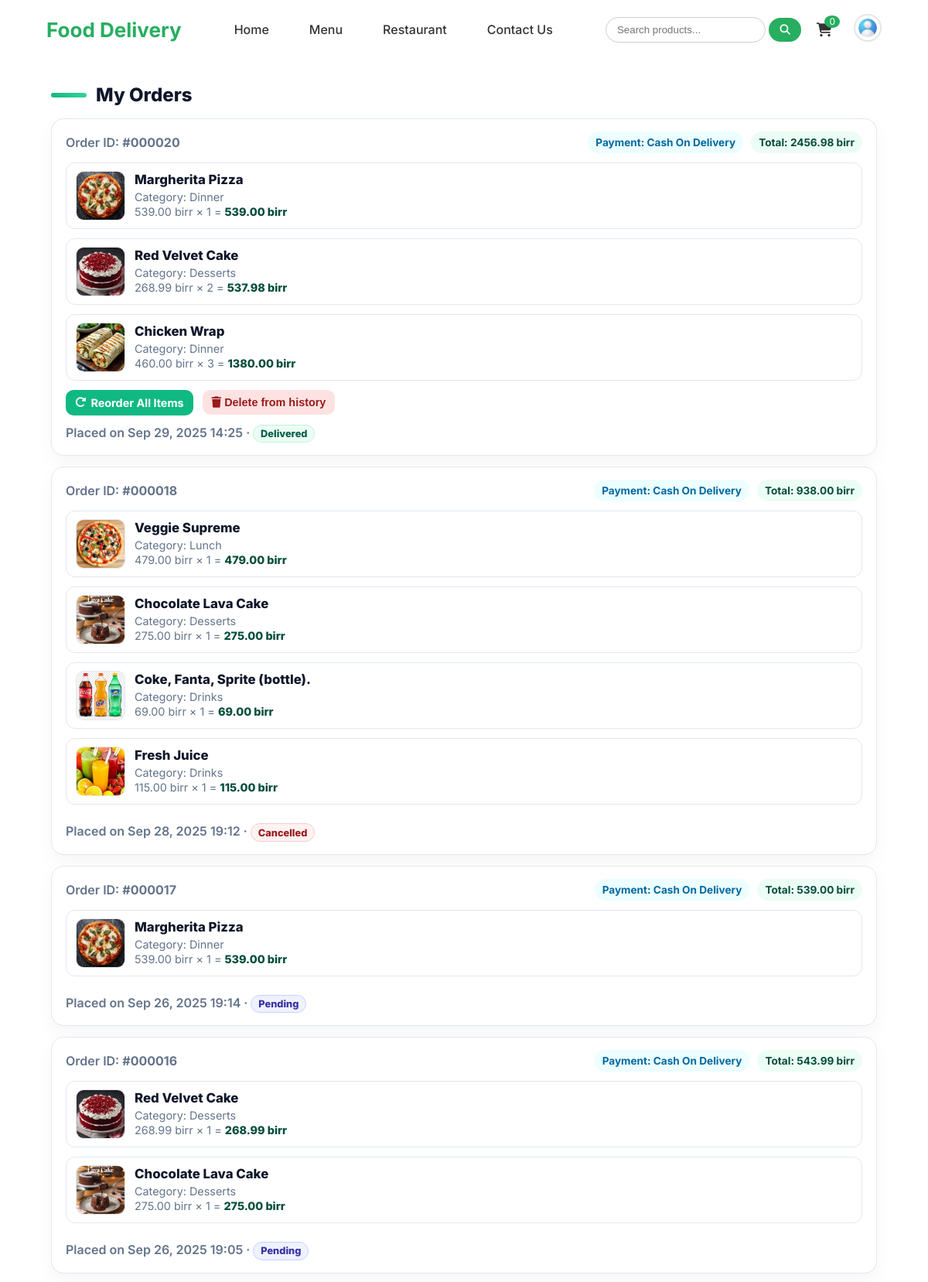
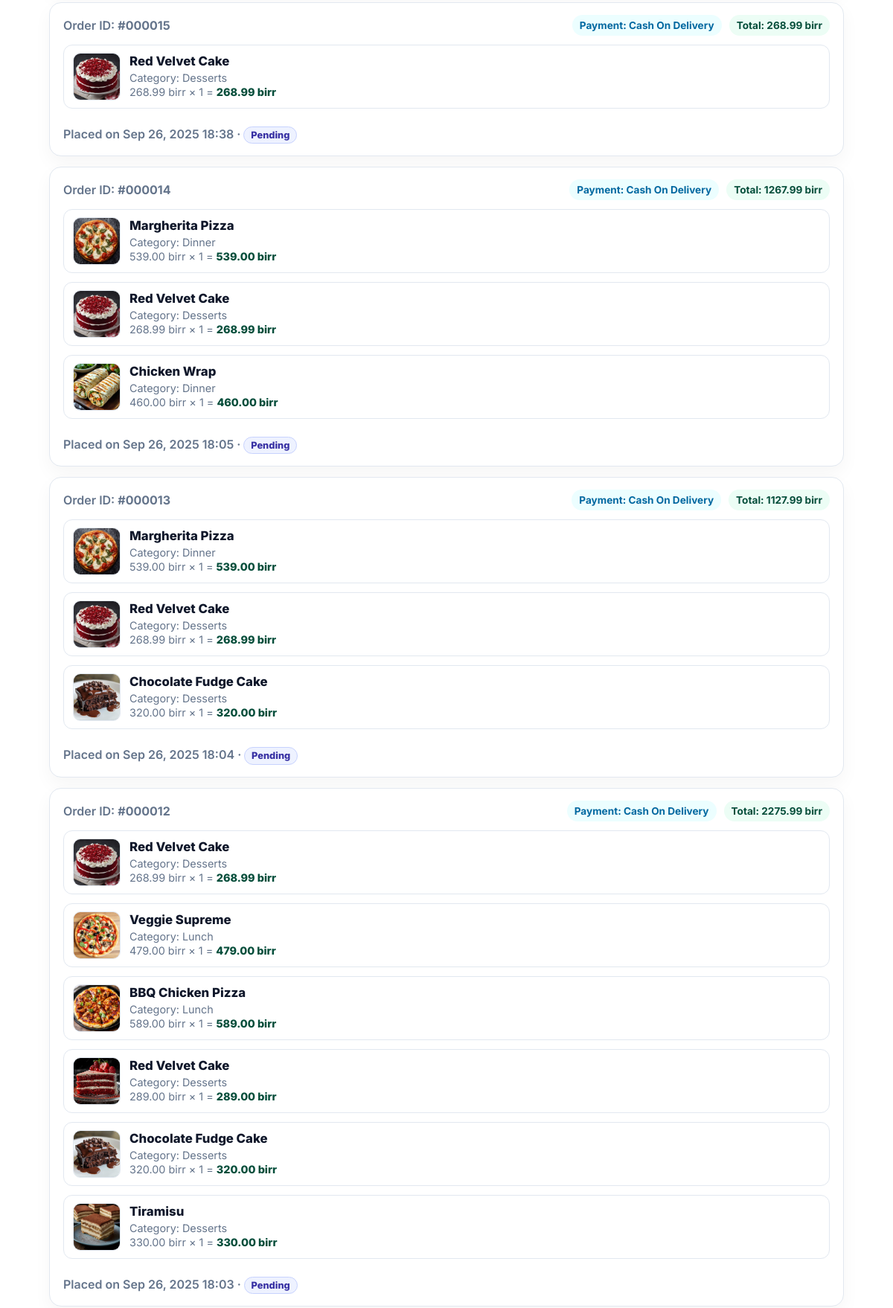
The app's page /my-orders/ (signed in, upper part) with its own data (2 pictures, top to bottom).
### deliveryApp/models.py (models this page shows, shortened)
class Order(models.Model):
    PAYMENT_CHOICES = [
        ("COD", "Cash On Delivery"),
        ("TRANSFER", "Transfer"),
        ("CARD", "Debit Card"),
    ]
    customer = models.ForeignKey(User, on_delete=models.CASCADE, related_name="orders", null=True)
    address = models.CharField(max_length=255)
    payment_method = models.CharField(max_length=20, choices=PAYMENT_CHOICES, default="COD")
    total = models.DecimalField(max_digits=10, decimal_places=2)
    status = models.CharField(max_length=20, choices=ORDER_STATUS_CHOICES, default="pending")
    created_at = models.DateTimeField(auto_now_add=True)
    updated_at = models.DateTimeField(auto_now=True)

class OrderItem(models.Model):
    order = models.ForeignKey(Order, on_delete=models.CASCADE, related_name="items", null=True)
    product = models.ForeignKey(Product, on_delete=models.SET_NULL, null=True, blank=True)
    seller = models.ForeignKey(User, on_delete=models.SET_NULL, null=True, blank=True, related_name="sold_items")
    restaurant = models.ForeignKey(Restaurant, on_delete=models.SET_NULL, null=True, blank=True)
    product_name = models.CharField(max_length=200)
    product_price = models.DecimalField(max_digits=10, decimal_places=2)
    quantity = models.PositiveIntegerField(default=1)
    subtotal = models.DecimalField(max_digits=10, decimal_places=2)
    status = models.CharField(max_length=20, choices=ORDER_STATUS_CHOICES, default="pending")

class Product(models.Model):
    name = models.CharField(max_length=200)
    description = models.TextField(blank=True, null=True)
    category = models.ForeignKey(Category, on_delete=models.SET_NULL, null=True, blank=True)
    restaurant = models.ForeignKey(Restaurant, on_delete=models.CASCADE, null=True, blank=True)
    product_price = models.DecimalField(max_digits=10, decimal_places=2)
    offer_price = models.DecimalField(max_digits=10, decimal_places=2, blank=True, null=True)
    image1 = models.ImageField(upload_to='products/', blank=True, null=True)
    image2 = models.ImageField(upload_to='products/', blank=True, null=True)
    image3 = models.ImageField(upload_to='products/', blank=True, null=True)
    in_stock = models.BooleanField(default=True)
    created_at = models.DateTimeField(auto_now_add=True)
    updated_at = models.DateTimeField(auto_now=True)
    added_by = models.ForeignKey(User, on_delete=models.CASCADE, null=True, blank=True)

class Category(models.Model):
    name = models.CharField(max_length=100, unique=True)
    image = models.ImageField(upload_to='categories/', blank=True, null=True)

### deliveryApp/views.py (the view)
# urls.py: path('my-orders/', my_orders, name="my_orders"),
@login_required(login_url="/login/")
def my_orders(request):
    orders_qs = (
        Order.objects.filter(customer=request.user)
        .prefetch_related("items__product__category")
        .order_by("-created_at")
    )
    orders = []
    for o in orders_qs:
        items = list(o.items.all())
        orders.append({
            "order": o,
            "qty_sum": sum(i.quantity for i in items),
            "first_item": items[0] if items else None,
            "items": items,
            "status_class": o.status,
        })
    return render(request, "my_orders.html", {"orders": orders})

### deliveryApp/templates/my_orders.html (shortened to what this page needs)
{% extends "base.html" %}
{% load static %}
{% block content %}
<div class="orders-wrap">
  <div class="page-header">
    <div class="bar"></div><h1>My Orders</h1>
  </div>
  {% if orders %}
    {% for row in orders %}
      {% with o=row.order fi=row.first_item items_count=o.items.count %}
      <div class="order-card" id="order-{{ o.id }}">
        <div class="order-head">
          <div>Order ID: <strong>#{{ o.id|stringformat:"06d" }}</strong></div>
          <div class="pill">Payment: {{ o.get_payment_method_display }}</div>
          <div class="pill total">Total: {{ o.total }} birr</div>
        </div>
        <div class="items">
          {% for it in row.items %}
            <div class="order-item">
              <div class="thumb" onclick="redirectToProduct('{{ it.product.id }}')">
                {% if it.product and it.product.image1 %}
                  <img src="{{ it.product.image1.url }}" alt="{{ it.product_name }}" loading="lazy">
                {% else %}
                  <img src="{% static 'images/placeholder.png' %}" alt="" loading="lazy">
                {% endif %}
              </div>
              <div class="details">
                <h3 class="title" onclick="redirectToProduct('{{ it.product.id }}')">
                  {{ it.product_name }}
                </h3>
                <p class="muted">
                  Category: {{ it.product.category.name|default:"—" }}
                </p>
                <p class="muted">
                  {{ it.product_price }} birr × {{ it.quantity }}
                  = <strong class="amount">{{ it.subtotal }} birr</strong>
                </p>
              </div>
            </div>
          {% endfor %}
        </div>
        <div class="order-actions">
          {% if row.order.status == "delivered" %}
            <a href="{% url 'reorder' row.order.id %}" class="btn-reorder">
              <i class="fas fa-redo-alt"></i> Reorder All Items
            </a>
          {% endif %}
          {% if row.order.status == "delivered" %}
            <form action="{% url 'delete_order' row.order.id %}" method="post" class="delete-form" data-order-id="{{ row.order.id }}">
              <button type="submit" class="btn-danger"
                      onclick="return confirmDelete(this, '{{ row.order.id }}');">
                <i class="fas fa-trash"></i> Delete from history
              </button>
            </form>
          {% endif %}
        </div>
        <div class="order-head" style="margin-top:12px;">
          <div class="meta">
            Placed on {{ o.created_at|date:"M d, Y H:i" }} &middot;
            <span class="status status-{{ row.status_class }}">{{ o.get_status_display }}</span>
          </div>
        </div>
      </div>
      {% endwith %}
    {% endfor %}
  {% endif %}
</div>
{% endblock %}

### static/style.css (style rules this page uses)
* { box-sizing: border-box; margin: 0; padding: 0; }
body { font-family: 'Inter', sans-serif; background-color: #fff; color: #1a1a1a; }
a { text-decoration: none; color: inherit; text-underline-offset: none; }
.thumb { width: 70px; height: 70px; object-fit: cover; border: 1px solid #ccc; border-radius: 6px; cursor: pointer; }

### deliveryApp/templates/my_orders.html (style rules this page uses)
:root { --ink:#0f172a; --muted:#64748b; --line:#e2e8f0; --bg:#fff; --accent:#10b981; --accent-ink:#064e3b; }
.orders-wrap { max-width:1100px;margin:32px auto;padding:0 16px; }
.page-header { display:flex;align-items:center;gap:12px;margin-bottom:16px; }
.page-header h1 { margin:0;font-size:clamp(1.4rem,2vw,1.8rem);font-weight:800;color:var(--ink); }
.page-header .bar { height:6px;width:46px;background:linear-gradient(90deg,var(--accent),#34d399);border-radius:999px; }
.order-card { background:var(--bg);border:1px solid var(--line);border-radius:16px;padding:16px 18px; box-shadow:0 10px 24px rgba(2,6,23,.04);margin-bottom:14px; }
.order-head { display:flex;align-items:center;gap:10px;flex-wrap:wrap;color:var(--muted);font-weight:600; }
.pill { display:inline-flex;align-items:center;gap:8px;padding:6px 10px;border-radius:999px;background:#ecfeff;color:#0369a1;font-weight:700;font-size:.85rem; }
.pill.total { background:#ecfdf5;color:var(--accent-ink); }
.items { display:flex; flex-direction:column; gap:12px; margin-top:12px; }
.order-item { display:grid; grid-template-columns:64px 1fr; gap:12px; align-items:center; background:#fff; border:1px solid var(--line); border-radius:12px; padding:10px 12px; transition: all 0.3s ease; }
.thumb { width:64px; height:64px; border-radius:10px; overflow:hidden; background:#f8fafc; border:1px solid var(--line); display:flex; align-items:center; justify-content:center; cursor: pointer; transition: all 0.3s ease; }
.thumb img { width:100%; height:100%; object-fit:cover; display:block; }
.details .title { margin:0 0 4px; font-size:1.05rem; color:var(--ink); font-weight:800; cursor: pointer; transition: color 0.3s ease; }
.details .muted { color:var(--muted); margin:2px 0; font-size:.9rem; }
.amount { color:var(--accent-ink); font-weight:800; }
.btn-danger { background:#fee2e2; color:#991b1b; border:1px solid #fecaca; border-radius:10px; padding:8px 12px; font-weight:700; cursor:pointer; transition: all 0.3s ease; border: none; font-size: 0.9rem; }
.order-actions { display: flex; gap: 12px; margin-top: 12px; flex-wrap: wrap; }
.btn-reorder { background: var(--accent); color: white; border: none; border-radius:10px; padding:8px 12px; font-weight:700; cursor:pointer; transition: all 0.3s ease; font-size: 0.9rem; text-decoration: none; display: inline-flex; align-items: center; gap: 6px; }
.status { display:inline-block;padding:.2rem .55rem;border-radius:999px;font-weight:800;font-size:.8rem;border:1px solid transparent; }
.status-pending { background:#eef2ff;color:#3730a3;border-color:#c7d2fe; }
.status-delivered { background:#ecfdf5;color:#065f46;border-color:#bbf7d0; }
.status-cancelled { background:#fef2f2;color:#991b1b;border-color:#fecaca; }

### records on screen
Order: order.id "000020", order.payment_method "Cash On Delivery", order.total "2456.98", shows "Reorder All Items", order.created_at "Sep 29, 2025 14:25", order.status "Delivered"
OrderItem: product.image1 (picture), product_name "Margherita Pizza", product.category.name "Dinner", product_price "539.00", quantity "1", subtotal "539.00"
OrderItem: product.image1 (picture), product_name "Red Velvet Cake", product.category.name "Desserts", product_price "268.99", quantity "2", subtotal "537.98"
OrderItem: product.image1 (picture), product_name "Chicken Wrap", product.category.name "Dinner", product_price "460.00", quantity "3", subtotal "1380.00"
Order: order.id "000018", order.payment_method "Cash On Delivery", order.total "938.00", order.created_at "Sep 28, 2025 19:12", order.status "Cancelled"
OrderItem: product.image1 (picture), product_name "Veggie Supreme", product.category.name "Lunch", product_price "479.00", quantity "1", subtotal "479.00"
OrderItem: product.image1 (picture), product_name "Chocolate Lava Cake", product.category.name "Desserts", product_price "275.00", quantity "1", subtotal "275.00"
OrderItem: product.image1 (picture), product_name "Coke, Fanta, Sprite (bottle).", product.category.name "Drinks", product_price "69.00", quantity "1", subtotal "69.00"
OrderItem: product.image1 (picture), product_name "Fresh Juice", product.category.name "Drinks", product_price "115.00", quantity "1", subtotal "115.00"
Order: order.id "000017", order.payment_method "Cash On Delivery", order.total "539.00", order.created_at "Sep 26, 2025 19:14", order.status "Pending"
OrderItem: product.image1 (picture), product_name "Margherita Pizza", product.category.name "Dinner", product_price "539.00", quantity "1", subtotal "539.00"
Order: order.id "000016", order.payment_method "Cash On Delivery", order.total "543.99", order.created_at "Sep 26, 2025 19:05", order.status "Pending"
OrderItem: product.image1 (picture), product_name "Red Velvet Cake", product.category.name "Desserts", product_price "268.99", quantity "1", subtotal "268.99"
OrderItem: product.image1 (picture), product_name "Chocolate Lava Cake", product.category.name "Desserts", product_price "275.00", quantity "1", subtotal "275.00"
Order: order.id "000015", order.payment_method "Cash On Delivery", order.total "268.99", order.created_at "Sep 26, 2025 18:38", order.status "Pending"
OrderItem: product.image1 (picture), product_name "Red Velvet Cake", product.category.name "Desserts", product_price "268.99", quantity "1", subtotal "268.99"
Order: order.id "000014", order.payment_method "Cash On Delivery", order.total "1267.99", order.created_at "Sep 26, 2025 18:05", order.status "Pending"
OrderItem: product.image1 (picture), product_name "Margherita Pizza", product.category.name "Dinner", product_price "539.00", quantity "1", subtotal "539.00"
OrderItem: product.image1 (picture), product_name "Red Velvet Cake", product.category.name "Desserts", product_price "268.99", quantity "1", subtotal "268.99"
OrderItem: product.image1 (picture), product_name "Chicken Wrap", product.category.name "Dinner", product_price "460.00", quantity "1", subtotal "460.00"
Order: order.id "000013", order.payment_method "Cash On Delivery", order.total "1127.99", order.created_at "Sep 26, 2025 18:04", order.status "Pending"
OrderItem: product.image1 (picture), product_name "Margherita Pizza", product.category.name "Dinner", product_price "539.00", quantity "1", subtotal "539.00"
OrderItem: product.image1 (picture), product_name "Red Velvet Cake", product.category.name "Desserts", product_price "268.99", quantity "1", subtotal "268.99"
OrderItem: product.image1 (picture), product_name "Chocolate Fudge Cake", product.category.name "Desserts", product_price "320.00", quantity "1", subtotal "320.00"
Order: order.id "000012", order.payment_method "Cash On Delivery", order.total "2275.99", order.created_at "Sep 26, 2025 18:03", order.status "Pending"
OrderItem: product.image1 (picture), product_name "Red Velvet Cake", product.category.name "Desserts", product_price "268.99", quantity "1", subtotal "268.99"
OrderItem: product.image1 (picture), product_name "Veggie Supreme", product.category.name "Lunch", product_price "479.00", quantity "1", subtotal "479.00"
OrderItem: product.image1 (picture), product_name "BBQ Chicken Pizza", product.category.name "Lunch", product_price "589.00", quantity "1", subtotal "589.00"
OrderItem: product.image1 (picture), product_name "Red Velvet Cake", product.category.name "Desserts", product_price "289.00", quantity "1", subtotal "289.00"
OrderItem: product.image1 (picture), product_name "Chocolate Fudge Cake", product.category.name "Desserts", product_price "320.00", quantity "1", subtotal "320.00"
OrderItem: product.image1 (picture), product_name "Tiramisu", product.category.name "Desserts", product_price "330.00", quantity "1", subtotal "330.00"
